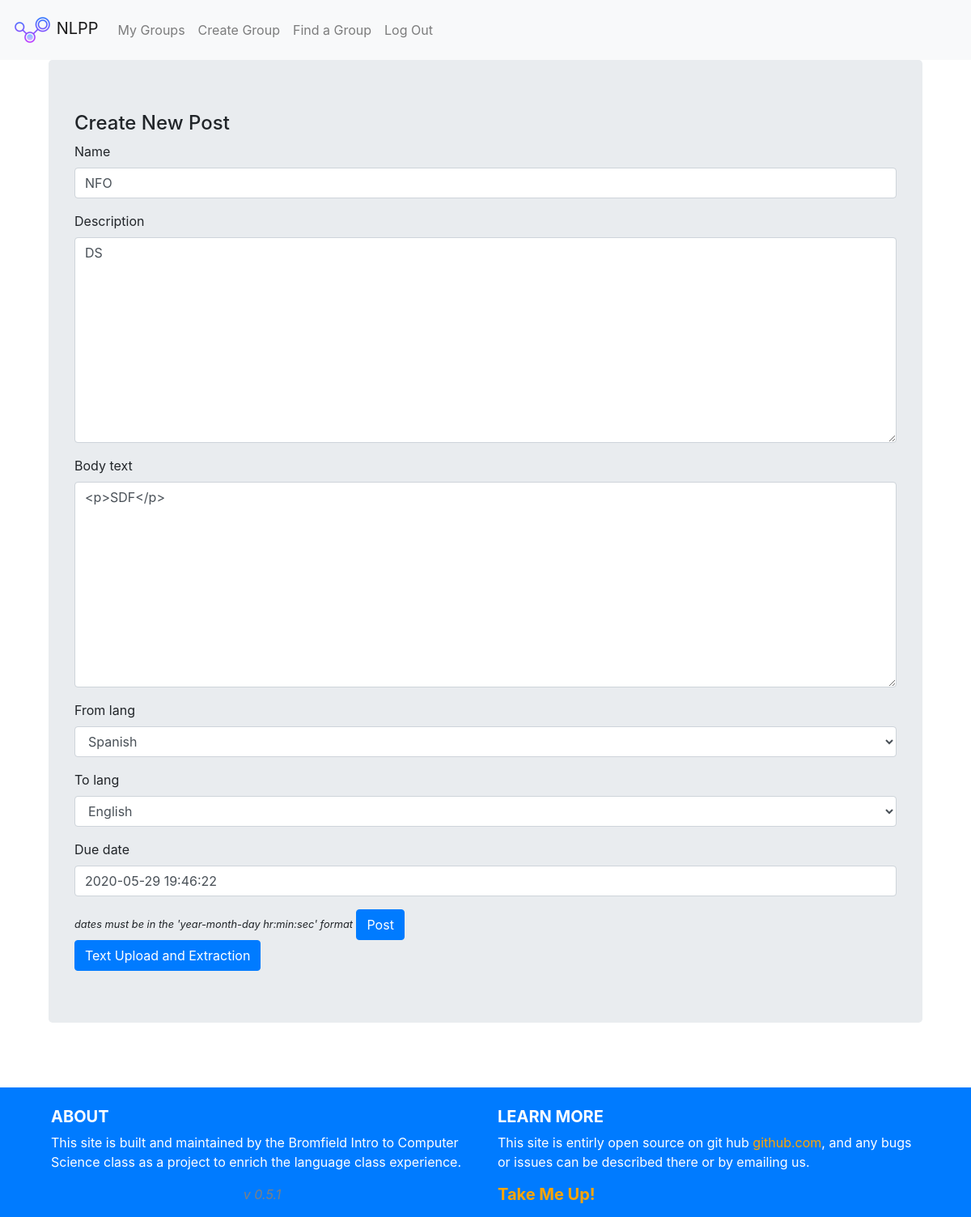
The page /groups/bofe-baser/posts/29/update/ (signed in) on the database its author committed.
### posts/models.py (models this page shows, shortened)
class Post(models.Model):
    name = models.CharField(max_length=50)
    creator = models.ForeignKey(User, related_name="post_creator", on_delete=models.CASCADE)
    group = models.ForeignKey(Group, related_name="posts",null=True, blank=True,on_delete=models.CASCADE)
    description = models.TextField(blank=True, default="", max_length=8000)
    body_text = models.TextField(blank=True, default="", max_length=8000)
    creation_date = models.DateTimeField(auto_now=True)
    due_date = models.DateTimeField()
    from_lang = models.ForeignKey('SupportedLanguages', related_name="from_langs", on_delete=models.CASCADE)
    to_lang = models.ForeignKey('SupportedLanguages', related_name="to_langs", on_delete=models.CASCADE)
    class Meta:
        ordering = ["-creation_date"]

class SupportedLanguages(models.Model):
    code = models.CharField(max_length=5, unique=True)
    name = models.CharField(max_length=15, unique=True, null=True)
    def __str__(self):
        return self.name

### posts/views.py (the view, shortened to what this page needs)
# urls.py: path("<int:pk>/update/", views.UpdatePost.as_view(), name="update"),
class UpdatePost(LoginRequiredMixin, generic.UpdateView):
    fields = ("name", "description", "body_text", "from_lang","to_lang","due_date")
    model = models.Post
    def get_user_groups(self):
        return get_object_or_404(Group, slug=self.kwargs.get("slug"), creator=self.request.user)

### posts/templates/posts/post_form.html (shortened to what this page needs)
{% extends "posts/post_base.html" %}
{% load bootstrap4 %}
{% block post_content %}
{% if view.get_user_groups %}
<div class="jumbotron">
	<h4>Create New Post</h4>
	<form method="POST" action="{% url 'groups:posts:create' slug=view.kwargs.slug %}" id="postForm">
		{% bootstrap_form form %}
			<small><em>dates must be in the 'year-month-day hr:min:sec' format</em></small>
		{% buttons %}
			<button type="submit" class="btn btn-primary btn-large">Post</button>
		{% endbuttons %}
	</form>
<button type="button" class="btn btn-primary" data-toggle="modal" data-target="#exampleModal">
  Text Upload and Extraction
</button>
	{% endif %}
</div>
{% endblock %}

### static/NLPP/css/master.css (style rules this page uses)
html { height:100%; }
body { background-color: #FFFFFF; font-size: 1rem; height:100%; overflow-wrap: break-word; word-wrap: break-word; hyphens: auto; display: flex; flex-direction: column; }

### rows shown on the page
Post: name "NFO", description "DS", body_text "<p>SDF</p>", from_lang "Spanish", to_lang "English", due_date "2020-05-29 19:46:22"
